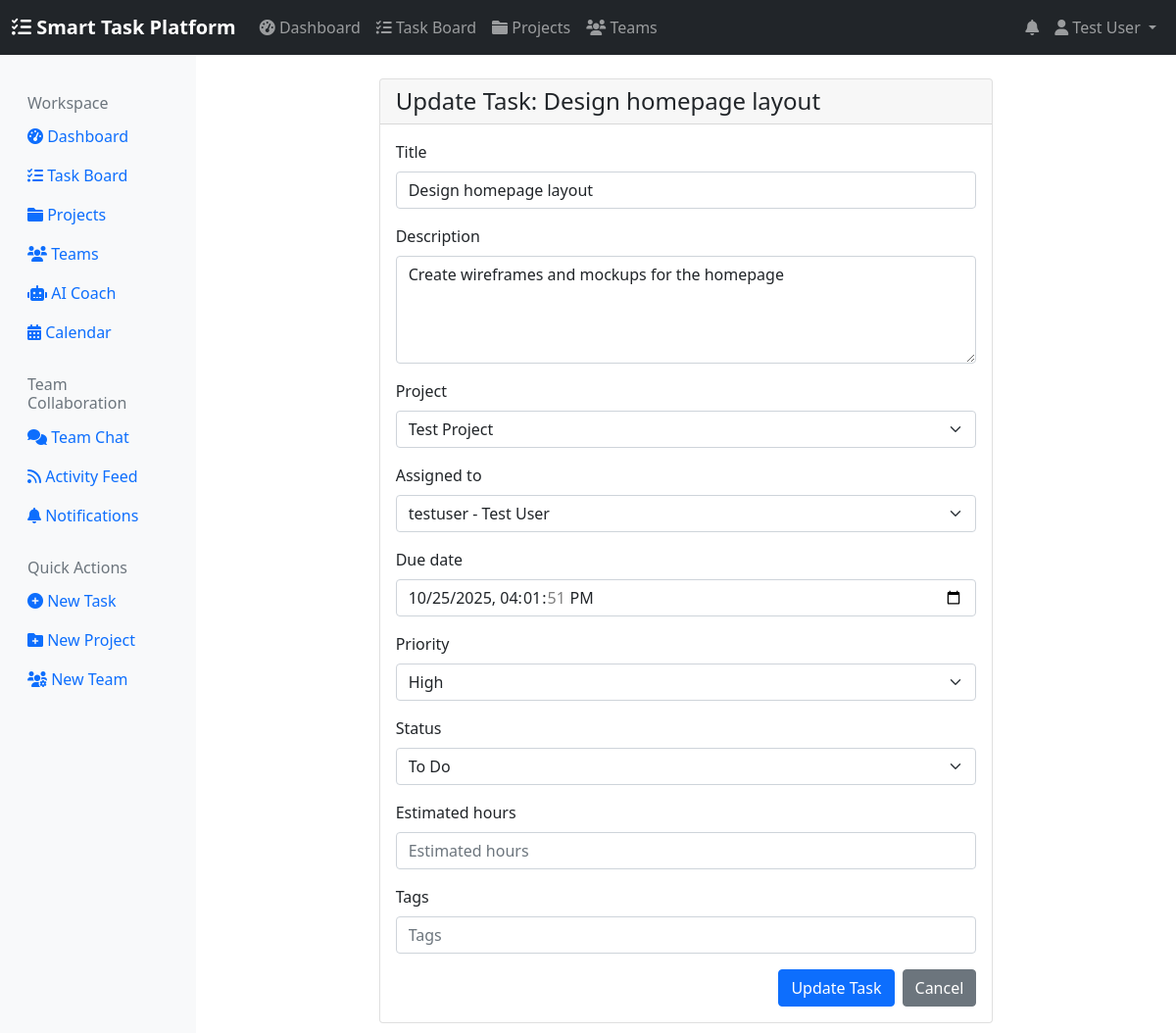
Screenshot of /tasks/1/update/ (signed in) with the database file from the repository.
### users/models.py (models this page shows, shortened)
class CustomUser(AbstractUser):
    bio = models.TextField(max_length=500, blank=True)
    phone_number = models.CharField(max_length=15, blank=True)
    job_title = models.CharField(max_length=100, blank=True)
    department = models.CharField(max_length=100, blank=True)
    timezone = TimeZoneField(default='UTC')
    country = CountryField(blank=True)
    avatar = models.ImageField(upload_to='avatars/', blank=True, null=True)
    email_notifications = models.BooleanField(default=True)
    desktop_notifications = models.BooleanField(default=True)
    daily_digest = models.BooleanField(default=True)
    workday_start = models.TimeField(default='09:00')
    workday_end = models.TimeField(default='17:00')
    working_days = models.CharField(
        max_length=13,
        default='monday,tuesday,wednesday,thursday,friday',
        help_text="Comma-separated list of working days"
    )
    ai_task_suggestions = models.BooleanField(default=True)
    ai_time_optimization = models.BooleanField(default=True)
    def __str__(self):
        return f"{self.username} - {self.get_full_name()}"

### tasks/models.py (models this page shows, shortened)
class Task(models.Model):
    PRIORITY_CHOICES = [
        ('low', 'Low'),
        ('medium', 'Medium'),
        ('high', 'High'),
        ('urgent', 'Urgent'),
    ]
    STATUS_CHOICES = [
        ('todo', 'To Do'),
        ('in_progress', 'In Progress'),
        ('review', 'Review'),
        ('done', 'Done'),
        ('blocked', 'Blocked'),
    ]
    title = models.CharField(max_length=200)
    description = models.TextField(blank=True)
    project = models.ForeignKey(Project, on_delete=models.CASCADE)
    assigned_to = models.ForeignKey(settings.AUTH_USER_MODEL, on_delete=models.SET_NULL, null=True, blank=True, related_name='assigned_tasks')
    created_by = models.ForeignKey(settings.AUTH_USER_MODEL, related_name='created_tasks', on_delete=models.CASCADE)
    due_date = models.DateTimeField(null=True, blank=True)
    priority = models.CharField(max_length=20, choices=PRIORITY_CHOICES, default='medium')
    status = models.CharField(max_length=20, choices=STATUS_CHOICES, default='todo')
    estimated_hours = models.DecimalField(max_digits=5, decimal_places=2, null=True, blank=True)
    actual_hours = models.DecimalField(max_digits=5, decimal_places=2, null=True, blank=True)
    created_at = models.DateTimeField(auto_now_add=True)
    updated_at = models.DateTimeField(auto_now=True)
    order = models.IntegerField(default=0)
    tags = models.CharField(max_length=200, blank=True)
    class Meta:
        ordering = ['order', '-priority', 'created_at']
        indexes = [
            models.Index(fields=['status', 'priority']),
            models.Index(fields=['assigned_to', 'due_date']),
        ]

### tasks/views.py (the view)
# urls.py: path('<int:pk>/update/', views.update_task, name='update_task'),
@login_required
def update_task(request, pk):
    task = get_object_or_404(Task, pk=pk)
    if not task.project.team.members.filter(id=request.user.id).exists():
        messages.error(request, "You don't have permission to edit this task.")
        return redirect('tasks:task_board')
    if request.method == 'POST':
        form = TaskForm(request.POST, instance=task, user=request.user)
        if form.is_valid():
            form.save()
            messages.success(request, f'Task "{task.title}" updated successfully!')
            return redirect('tasks:task_detail', pk=task.pk)
    else:
        form = TaskForm(instance=task, user=request.user)
    return render(request, 'tasks/update_task.html', {
        'form': form,
        'task': task,
    })

### tasks/forms.py
class TaskForm(forms.ModelForm):
    class Meta:
        model = Task
        fields = ['title', 'description', 'project', 'assigned_to', 'due_date',
                 'priority', 'status', 'estimated_hours', 'tags']
        widgets = {
            'due_date': forms.DateTimeInput(attrs={'type': 'datetime-local'}),
            'description': forms.Textarea(attrs={'rows': 4}),
        }
    def __init__(self, *args, **kwargs):
        self.user = kwargs.pop('user', None)
        super().__init__(*args, **kwargs)
        if self.user:
            user_teams = Team.objects.filter(members=self.user)
            self.fields['project'].queryset = Project.objects.filter(team__in=user_teams)
            if self.instance and self.instance.pk:
                project = self.instance.project
            else:
                project = None
            if project:
                self.fields['assigned_to'].queryset = project.team.members.all()
            else:
                self.fields['assigned_to'].queryset = self.user.teams.none()
            self.fields['project'].widget.attrs.update({
                'onchange': 'updateAssignableUsers(this.value)'
            })

### tasks/models.py (called while the page is built)
    def __str__(self):
        return self.name

### templates/tasks/update_task.html (shortened to what this page needs)
{% extends 'base.html' %}
{% load django_bootstrap5 %}
{% block content %}
<div class="row justify-content-center">
    <div class="col-md-8">
        <div class="card">
            <div class="card-header">
                <h4 class="mb-0">Update Task: {{ task.title }}</h4>
            </div>
            <div class="card-body">
                <form method="post">
                    {% bootstrap_form form %}
                    <div class="d-grid gap-2 d-md-flex justify-content-md-end">
                        <button type="submit" class="btn btn-primary">Update Task</button>
                        <a href="{% url 'tasks:task_detail' task.pk %}" class="btn btn-secondary">Cancel</a>
                    </div>
                </form>
            </div>
        </div>
    </div>
</div>
{% endblock %}

### templates/base.html (shortened to what this page needs)
<!DOCTYPE html>
<html lang="en">
<head>
    <link href="https://cdn.jsdelivr.net/npm/bootstrap@5.1.3/dist/css/bootstrap.min.css" rel="stylesheet">
    <link href="https://cdnjs.cloudflare.com/ajax/libs/font-awesome/6.0.0/css/all.min.css" rel="stylesheet">
</head>
<body>
    <nav class="navbar navbar-expand-lg navbar-dark bg-dark">
        <div class="container-fluid">
            <a class="navbar-brand" href="{% url 'dashboard' %}">
                <i class="fas fa-tasks"></i> Smart Task Platform
            </a>
            <div class="collapse navbar-collapse" id="navbarNav">
                <ul class="navbar-nav me-auto">
                    <li class="nav-item">
                        <a class="nav-link" href="{% url 'dashboard' %}">
                            <i class="fas fa-tachometer-alt"></i> Dashboard
                        </a>
                    </li>
                    <li class="nav-item">
                        <a class="nav-link" href="{% url 'tasks:task_board' %}">
                            <i class="fas fa-tasks"></i> Task Board
                        </a>
                    </li>
                    <li class="nav-item">
                        <a class="nav-link" href="{% url 'tasks:project_list' %}">
                            <i class="fas fa-folder"></i> Projects
                        </a>
                    </li>
                    <li class="nav-item">
                        <a class="nav-link" href="{% url 'users:team_list' %}">
                            <i class="fas fa-users"></i> Teams
                        </a>
                    </li>
                </ul>
                <ul class="navbar-nav">
                    {% if user.is_authenticated %}
                        <li class="nav-item dropdown">
                            <a class="nav-link position-relative" href="#" id="notificationDropdown" role="button" data-bs-toggle="dropdown">
                                <i class="fas fa-bell"></i>
                            </a>
                        </li>
                        <li class="nav-item dropdown">
                            <a class="nav-link dropdown-toggle" href="#" id="navbarDropdown" role="button" data-bs-toggle="dropdown">
                                <i class="fas fa-user"></i> {{ user.get_full_name|default:user.username }}
                            </a>
                        </li>
                    {% endif %}
                </ul>
            </div>
        </div>
    </nav>
    <div class="container-fluid">
        <div class="row">
            <nav class="col-md-3 col-lg-2 d-md-block sidebar collapse">
                <div class="position-sticky pt-3">
                    <h6 class="sidebar-heading d-flex justify-content-between align-items-center px-3 mt-4 mb-1 text-muted">
                        <span>Workspace</span>
                    </h6>
                    <ul class="nav flex-column">
                        <li class="nav-item">
                            <a class="nav-link {% if request.resolver_match.url_name == 'dashboard' %}active{% endif %}" href="{% url 'dashboard' %}">
                                <i class="fas fa-tachometer-alt"></i>
                                Dashboard
                            </a>
                        </li>
                        <li class="nav-item">
                            <a class="nav-link {% if request.resolver_match.url_name == 'task_board' %}active{% endif %}" href="{% url 'tasks:task_board' %}">
                                <i class="fas fa-tasks"></i>
                                Task Board
                            </a>
                        </li>
                        <li class="nav-item">
                            <a class="nav-link {% if request.resolver_match.url_name == 'project_list' %}active{% endif %}" href="{% url 'tasks:project_list' %}">
                                <i class="fas fa-folder"></i>
                                Projects
                            </a>
                        </li>
                        <li class="nav-item">
                            <a class="nav-link {% if request.resolver_match.url_name == 'team_list' %}active{% endif %}" href="{% url 'users:team_list' %}">
                                <i class="fas fa-users"></i>
                                Teams
                            </a>
                        </li>
                        <li class="nav-item">
                            <a class="nav-link {% if request.resolver_match.url_name == 'ai_suggestions' %}active{% endif %}" href="{% url 'ai_coach:ai_suggestions' %}">
                                <i class="fas fa-robot"></i>
                                AI Coach
                            </a>
                        </li>
                        <li class="nav-item">
                            <a class="nav-link {% if 'calendar' in request.path %}active{% endif %}" href="{% url 'calendar:calendar_view' %}">
                                <i class="fas fa-calendar-alt"></i>
                                Calendar
                            </a>
                        </li>
                    </ul>
                    {% if user.is_authenticated %}
                    <h6 class="sidebar-heading d-flex justify-content-between align-items-center px-3 mt-4 mb-1 text-muted">
                        <span>Team Collaboration</span>
                    </h6>
                    <ul class="nav flex-column">
    <li class="nav-item">
        <a class="nav-link {% if 'team-chat' in request.path %}active{% endif %}"
           href="{% url 'team_chat:chat_home' %}">
            <i class="fas fa-comments"></i>
            Team Chat
        </a>
    </li>
    <li class="nav-item">
        <a class="nav-link {% if 'activity' in request.path %}active{% endif %}"
           href="{% url 'activity_feeds:user_activity_feed' %}">
            <i class="fas fa-rss"></i>
            Activity Feed
        </a>
    </li>
    <li class="nav-item">
        <a class="nav-link {% if 'notifications' in request.path %}active{% endif %}"
           href="{% url 'notifications:notification_list' %}">
            <i class="fas fa-bell"></i>
            Notifications
        </a>
    </li>
</ul>
                    <h6 class="sidebar-heading d-flex justify-content-between align-items-center px-3 mt-4 mb-1 text-muted">
                        <span>Quick Actions</span>
                    </h6>
                    <ul class="nav flex-column">
                        <li class="nav-item">
                            <a class="nav-link" href="{% url 'tasks:create_task' %}">
                                <i class="fas fa-plus-circle"></i>
                                New Task
                            </a>
                        </li>
                        <li class="nav-item">
                            <a class="nav-link" href="{% url 'tasks:create_project' %}">
                                <i class="fas fa-folder-plus"></i>
                                New Project
                            </a>
                        </li>
                        <li class="nav-item">
                            <a class="nav-link" href="{% url 'users:team_create' %}">
                                <i class="fas fa-users-cog"></i>
                                New Team
                            </a>
                        </li>
                    </ul>
                    {% endif %}
                </div>
            </nav>
            <main class="col-md-9 ms-sm-auto col-lg-10 px-md-4 py-4">
                {% block content %}
                {% endblock %}
            </main>
        </div>
    </div>
    <div id="toastContainer" class="toast-container position-fixed top-0 end-0 p-3"></div>
</body>
</html>

### templates/base.html (style rules this page uses)
.sidebar { min-height: 100vh; background-color: #f8f9fa; }
.navbar-brand { font-weight: bold; }

### rows the page displays
CustomUser: get_full_name "Test User"
Task: title "Design homepage layout", description "Create wireframes and mockups for the homepage", project "Test Project", assigned_to "testuser - Test User", due_date "10/25/2025 16:01:51", priority "High", status "To Do"
